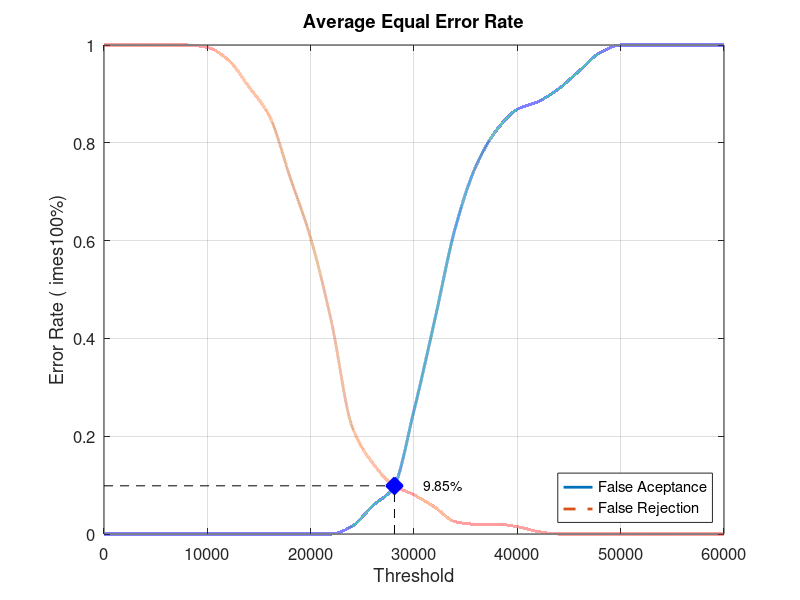
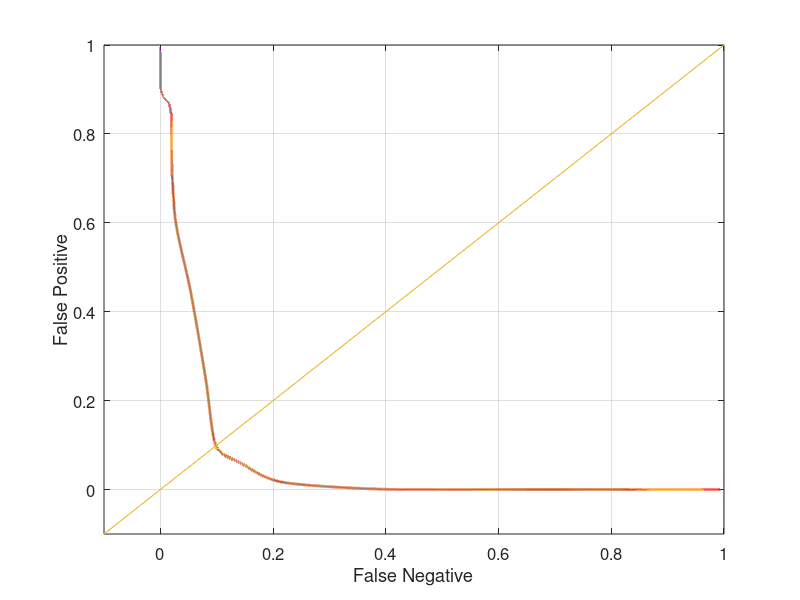

The MATLAB script that drew these images, in order:
close all;
clear;
clc;
x = 0:2000:60000;
xq = 0:0.5:60000;

y0 = [0 0 0 0 0 0 0 0 0 0 0 0 0.0157895 0.0578947 0.0947368 0.252632 0.436842 0.626316 0.752632 0.826316 0.868421 0.884211 0.910526 0.947368 0.984211 1 1 1 1 1 1]
yy0 = interp1(x, y0, xq, 'pchip');
y1 = [1 1 1 1 1 0.995 0.97 0.915 0.855 0.73 0.605 0.435 0.22 0.145 0.1 0.08 0.055 0.025 0.02 0.02 0.015 0.005 0 0 0 0 0 0 0 0 0]
yy1 = interp1(x, y1, xq, 'pchip');

% Calculating EER: 
y2 = abs(y0 - y1);
find(y2 == min(y2))
yy2 = abs(yy0 - yy1);
xEER = find(yy2 == min(yy2));
xEERIndex = xq(xEER) % X-axis EER
yEER = yy0(xEER) % Y-axis EER

main = figure
plot(xq, yy0,'-','LineWidth', 2);	hold on
plot(xq, yy1,'--','LineWidth', 2);	hold on
plot([xEERIndex xEERIndex], [0 yEER], 'k--');	hold on
plot([0 xEERIndex], [yEER yEER], 'k--');	hold on
plot(xEERIndex, yEER, 'bx', 'LineWidth', 10);	hold on
text(xEERIndex + 10 * xEERIndex / 100, yEER, [num2str(round((10000 * yEER)) / 100) '%'])
legend('False Aceptance', 'False Rejection', 'Location', 'SouthEast')
xlabel('Threshold')
ylabel('Error Rate (	imes100%)')
title('Average Equal Error Rate')
set(gca, 'FontSize', 12)
axis([0 60000 0 1])
grid on

print(main, 'Database2_4Main', '-dpng');
FNRxFPR = figure('Color', [1 1 1]);
plot(yy1, yy0, '-', yy1, yy0, 'LineWidth', 2);
hold on
y = -0.1:0.1:1
plot(y, y); 
set(gca, 'FontSize', 12)
xlabel('False Negative')
ylabel('False Positive')
axis([-0.1 1 -0.1 1])
set(gca, 'FontSize', 12)
grid on

print(FNRxFPR, 'Database2_4FNRxFPR','-dpng');
